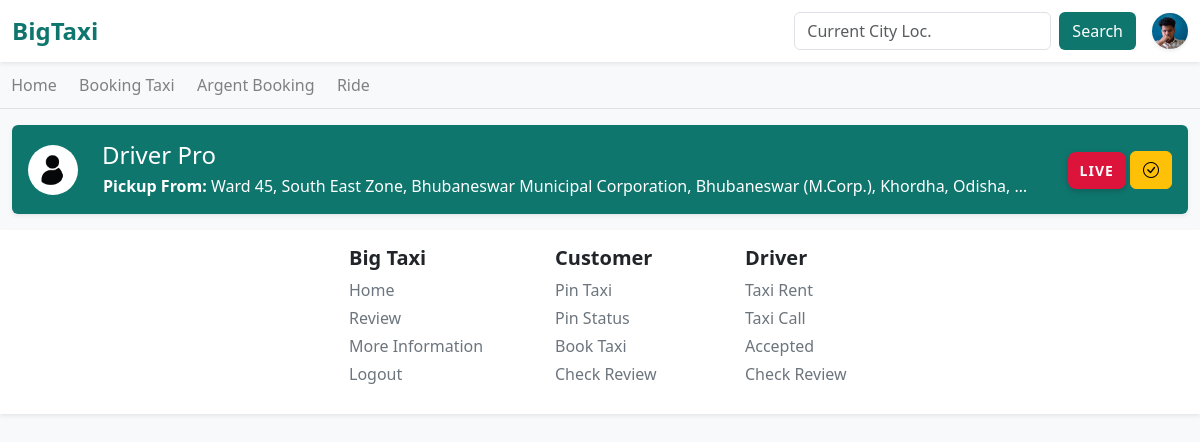
Before: /home/status-customer/ (signed in) with the older database file.
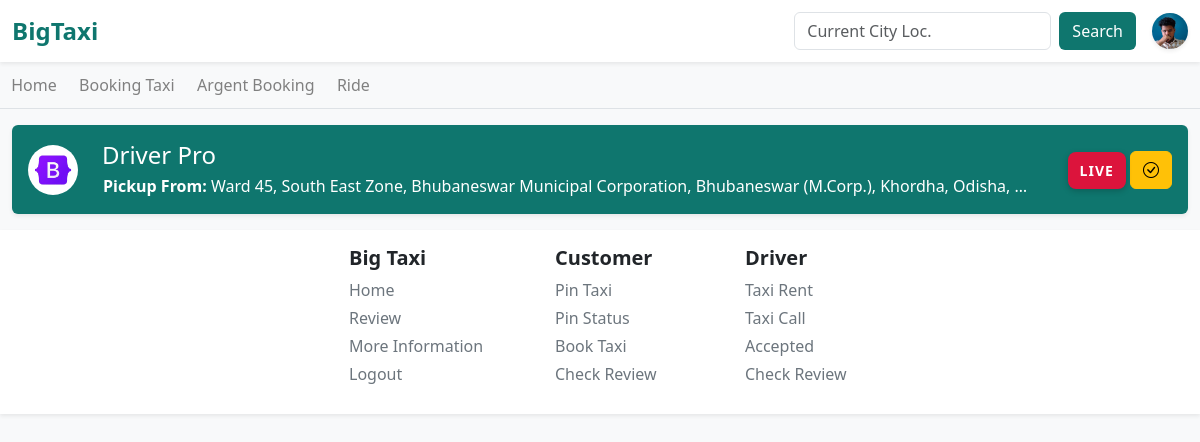
After: the same page with the newer database file.
### taxi_app/models.py (models this page shows, shortened)
class TaxiOnRunning(models.Model):
    st = [('hide', 'hide'),('open', 'open')]
    statusCode = models.CharField(max_length=50)
    taxiDriverName = models.CharField(max_length=200)
    taxiCustomerName = models.CharField(max_length=500)
    totalPassanger = models.CharField(max_length=10)
    taxiRunningFrom = models.CharField(max_length=4000)
    taxiRunningTo = models.CharField(max_length=4000)
    taxiStartTime = models.CharField(max_length=100)
    datOfTripStart = models.DateField(default=timezone.now)
    timeOfTripStart = models.TimeField(default=timezone.now)
    taxiFutureEndTime = models.CharField(max_length=100)
    taxiFairPrice = models.CharField(max_length=40)
    cuponCode = models.CharField(max_length=100, default='none')
    OTP_Here = models.CharField(max_length=6, default='NA')
    statusHideOrOpen = models.CharField(max_length=100, default='hide', choices=st)

### Users/models.py (models this page shows, shortened)
class usersDataModel(models.Model):
    UserG = [
        ('Male', 'Male'),
        ('Female', 'Female'),
        ('Other', 'Other'),
        ('Not Check', 'Not Check'),
    ]
    UserC = [
        ('Developer', 'Developer'),
        ('Customer', 'Customer'),
        ('Driver', 'Driver'),
    ]
    ULink = models.ForeignKey(User, on_delete=models.CASCADE)
    UserCode = models.CharField(max_length=100, default='BIGTAXICODE1006463')
    UserCategory = models.CharField(choices=UserC, default='Customer', max_length=20)
    UserMobileNo = models.CharField(max_length=11)
    UserGender = models.CharField(max_length=100, default='Not Check')
    UserAge = models.CharField(max_length=3, default='')
    UserState = models.CharField(max_length=100, default='')
    UserCity = models.CharField(max_length=100, default='')
    UserPincode = models.CharField(max_length=20, default='')
    UserAddress = models.CharField(max_length=200, default='')
    UserPass = models.CharField(max_length=1000, default='password')
    CouponCode = models.CharField(max_length=50, null=True, blank=True)
    UProfileImage = models.ImageField(upload_to='profile/main/', default='profile/default/default.png')
    UProfileName = models.CharField(max_length=1000, default='BiXTaxi User')
    description = models.CharField(max_length=5000, default='No Description!')
    totalTripCount = models.IntegerField(default=0)
    dangerTripCount = models.IntegerField(default=0)

### taxi_app/views.py (the view)
# urls.py: path('status-customer/', views.RunningStatusWithOTPCheckByCustomer, name='statusCustomer'),
def RunningStatusWithOTPCheckByCustomer(request):
    if request.user.is_authenticated:
        nv = navbar(request); userCodeHere = nv.get('userBarCodeAccessis'); imageList = []; nameList = []; userCat = nv.get('userCategoryis'); Cat = userCat
        if userCat == 'Customer':
            TR_List_Normal = TaxiOnRunning.objects.filter(taxiCustomerName = userCodeHere)
        elif userCat == 'Driver':
            TR_List_Normal = TaxiOnRunning.objects.filter(taxiDriverName = userCodeHere)
        if TR_List_Normal:
            if userCat == 'Customer':
                for DataOfTR in TR_List_Normal:
                    UDM_Data = usersDataModel.objects.get(UserCode = DataOfTR.taxiDriverName)
                    imageList.append(UDM_Data.UProfileImage); nameList.append(UDM_Data.UProfileName)
            elif userCat == 'Driver':
                for DataOfTR in TR_List_Normal:
                    UDM_Data = usersDataModel.objects.get(UserCode = DataOfTR.taxiCustomerName)
                    imageList.append(UDM_Data.UProfileImage); nameList.append(UDM_Data.UProfileName)
            TR_List = zip(TR_List_Normal, imageList, nameList)
    else:
        messages.info(request, f'Login Into System, To Access {request.path}')
        return redirect('taxi_app:autoRedirect')
    context = {'TR_List' : TR_List, 'Cat' : Cat}
    return render(request, 'customer/list-otp-status.html', context)

### templates/customer/list-otp-status.html (shortened to what this page needs)
{% extends 'base.html' %}
{% block body %}
{% if TR_List %}
    {% for TR, IMG, NM in TR_List %}
        <div class="container-xxl my-3">
                <div class="bg-color-own shadow-sm rounded p-3 d-flex align-items-center flex-wrap flex-md-nowrap">
            <div class="me-4 mb-3 mb-md-0">
                <img
                src="/media/{{ IMG }}"
                alt="{{ NM }}"
                class="rounded-circle"
                style="width: 50px; height: 50px; object-fit: cover; background-color: white;"
                />
            </div>
            <div class="me-auto">
                <h4 class="mb-1 text-white">{{ NM }}</h4>
                <p class="text-muted mb-0" style="margin-left: 1px !important;"><span class="text-white"><strong>Pickup From:</strong> {{ TR.taxiRunningFrom|truncatewords:12 }}</span></p>
            </div>
                <div class="mt-3 mt-md-0">
                    <a href="{% url 'taxi_app:liveTaxiRunning' TR.statusCode %}">
                        <span class="live-tag">LIVE</span>
                    </a>
                    <a href="{% url 'taxi_app:runningStatusVerify' TR.statusCode %}" class="btn btn-warning button-home" title="check-status"><i class="bi bi-check-circle"></i></a>
                </div>
            </div>
        </div>
    {% endfor %}
{% endif %}
{% endblock %}

Changed rows visible on the page:
changed through a linked row, TaxiOnRunning "Driver Pro": UProfileImage: picture added in place of a placeholder
